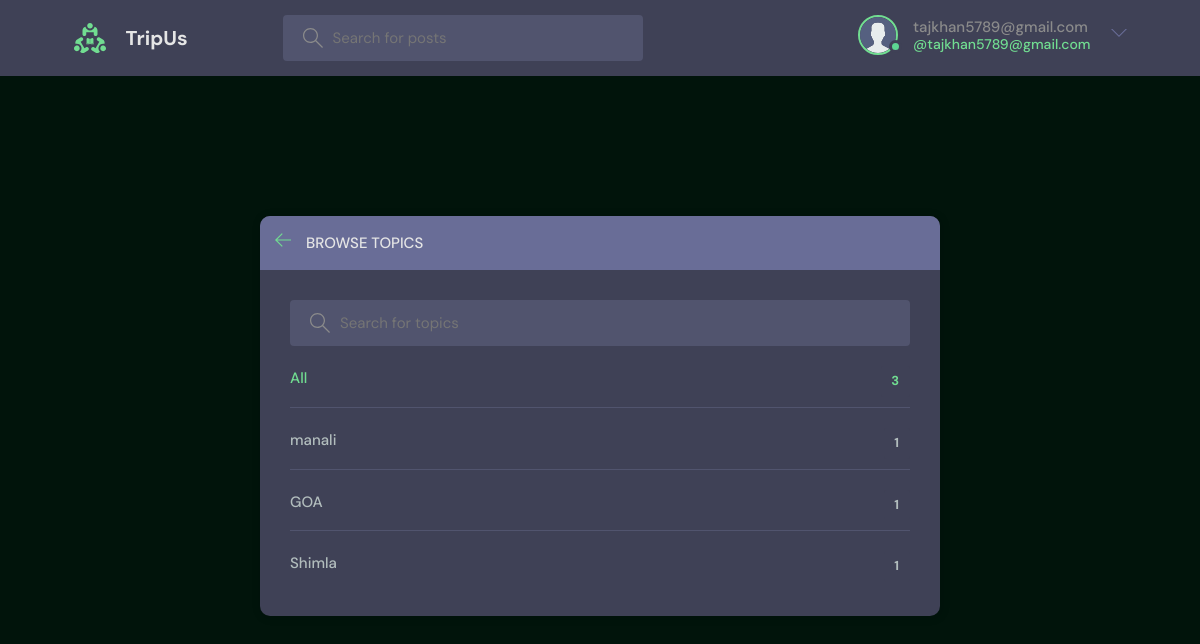
The page /topics/ (signed in) on the database as committed earlier.
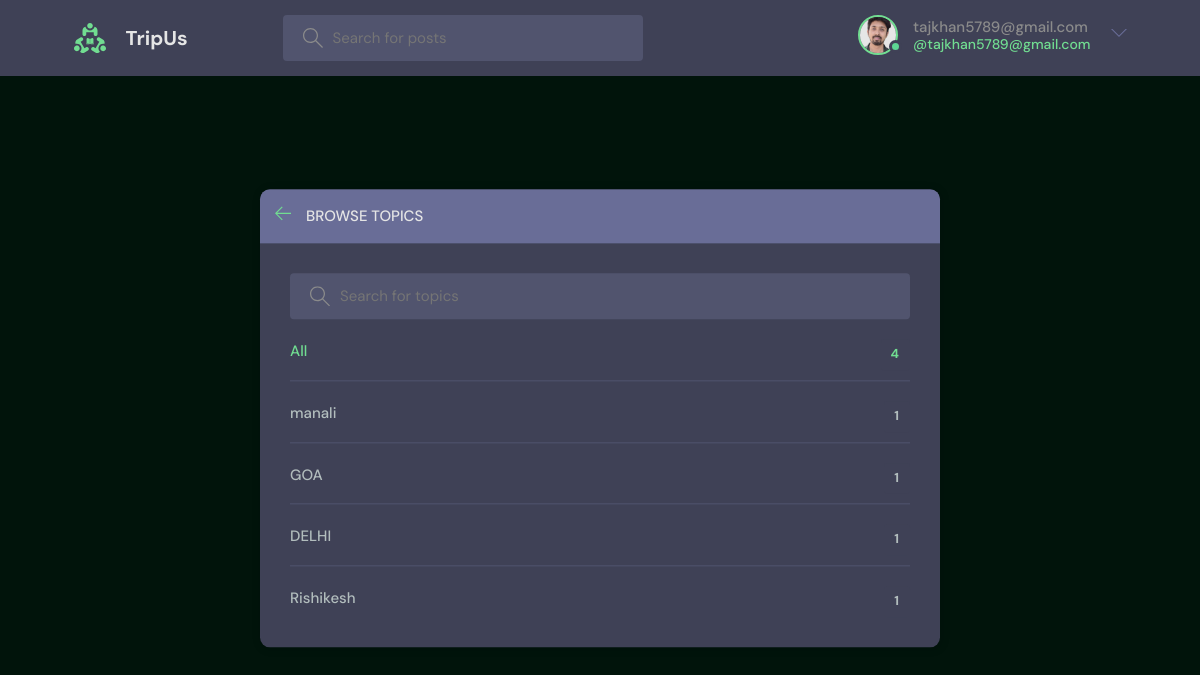
The same page on the database as committed later.
### base/models.py (models this page shows, shortened)
class User(AbstractUser):
    name = models.CharField(max_length=200, null=True)
    email = models.EmailField(unique=True, null=True)
    bio = models.TextField(null=True)
    avatar = models.ImageField(null=True, default="avatar.svg")
    USERNAME_FIELD = 'username'
    REQUIRED_FIELDS = []

class Topic(models.Model):
    name = models.CharField(max_length=200)

### base/views.py (the view)
# urls.py: path('topics/', views.topicsPage, name="topics"),
def topicsPage(request):
    q = request.GET.get('q') if request.GET.get('q') != None else ''
    topics = Topic.objects.filter(name__icontains=q)
    return render(request, 'base/topics.html', {'topics': topics})

### base/templates/base/topics.html (shortened to what this page needs)
{% extends 'main.html' %}
{% block content %}
<main class="create-room layout">
  <div class="container">
    <div class="layout__box">
      <div class="layout__boxHeader">
        <div class="layout__boxTitle">
          <a href="{% url 'home' %}">
            <svg version="1.1" xmlns="http://www.w3.org/2000/svg" width="32" height="32" viewBox="0 0 32 32">
              <title>arrow-left</title>
              <path
                d="M13.723 2.286l-13.723 13.714 13.719 13.714 1.616-1.611-10.96-10.96h27.625v-2.286h-27.625l10.965-10.965-1.616-1.607z">
              </path>
            </svg>
          </a>
          <h3>Browse Topics</h3>
        </div>
      </div>
      <div class="topics-page layout__body">
        <form action="" method="GET" class="header__search">
          <label>
            <input name="q" placeholder="Search for topics" />
          </label>
        </form>
        <ul class="topics__list">
          <li>
            <a href="{% url 'topics' %}" class="active">All <span>{{topics.count}}</span></a>
          </li>
          {% for topic in topics %}
          <li>
            <a href="{% url 'home' %}?q={{topic.name}}">{{ topic.name }} <span>{{topic.room_set.all.count}}</span></a>
          </li>
          {% endfor %}
        </ul>
      </div>
    </div>
  </div>
</main>
{% endblock content %}

### templates/navbar.html (shortened to what this page needs)
{% load static %}
<header class="header header--loggedIn">
    <div class="container">
        <a href="{% url 'home' %}" class="header__logo">
            <img src="{% static 'images/logo.svg' %}" />
            <h1>TripUs</h1>
        </a>
        <form class="header__search" method="GET" action="{% url 'home' %}">
            <label>
                <input name="q" placeholder="Search for posts" />
            </label>
        </form>
        <nav class="header__menu">
            {% if request.user.is_authenticated %}
            <div class="header__user">
                <a href="{% url 'update-user' %}">
                    <div class="avatar avatar--medium active">
                        <img src="{{request.user.avatar.url}}" />
                    </div>
                    <p>{{request.user.username}} <span>@{{request.user.username}}</span></p>
                </a>
                <button class="dropdown-button">
                    <svg version="1.1" xmlns="http://www.w3.org/2000/svg" width="32" height="32" viewBox="0 0 32 32">
                        <title>chevron-down</title>
                        <path d="M16 21l-13-13h-3l16 16 16-16h-3l-13 13z"></path>
                    </svg>
                </button>
            </div>
            {% else %}
            <a href="{% url 'login' %}">
                <img src="{% static 'images/avatar.svg' %}" />
                <p>Login</p>
            </a>
            {% endif %}
        </nav>
    </div>
</header>

Rows that differ between the two databases and show on the page:
removed Topic: name "Shimla", room_set.all.count "1"
changed User "tajkhan5789@gmail.com": user.avatar: picture added in place of a placeholder
added Topic: name "DELHI", room_set.all.count "1"
added Topic: name "Rishikesh", room_set.all.count "1"
Other text that changed with them:
{{ topics.count }}: "3" → "4"
